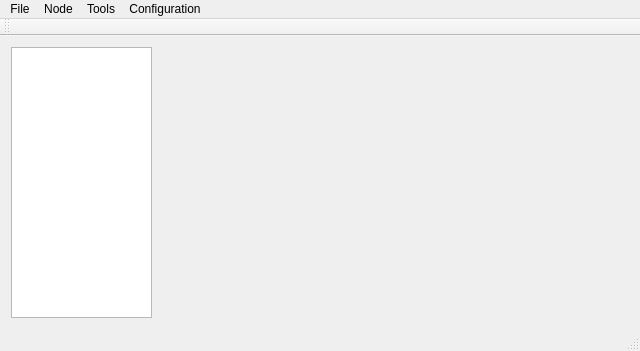
<?xml version="1.0" encoding="UTF-8"?>
<ui version="4.0">
 <class>MainWindow</class>
 <widget class="QMainWindow" name="MainWindow">
  <property name="geometry">
   <rect>
    <x>0</x>
    <y>0</y>
    <width>640</width>
    <height>351</height>
   </rect>
  </property>
  <property name="windowTitle">
   <string>MainWindow</string>
  </property>
  <widget class="QWidget" name="centralWidget">
   <layout class="QHBoxLayout" name="horizontalLayout">
    <item>
     <widget class="QListWidget" name="listWidget">
      <property name="maximumSize">
       <size>
        <width>141</width>
        <height>16777215</height>
       </size>
      </property>
     </widget>
    </item>
    <item>
     <widget class="QFrame" name="frame">
      <property name="sizePolicy">
       <sizepolicy hsizetype="Expanding" vsizetype="Expanding">
        <horstretch>0</horstretch>
        <verstretch>0</verstretch>
       </sizepolicy>
      </property>
      <property name="minimumSize">
       <size>
        <width>465</width>
        <height>271</height>
       </size>
      </property>
      <property name="baseSize">
       <size>
        <width>461</width>
        <height>271</height>
       </size>
      </property>
     </widget>
    </item>
   </layout>
  </widget>
  <widget class="QMenuBar" name="menuBar">
   <property name="geometry">
    <rect>
     <x>0</x>
     <y>0</y>
     <width>640</width>
     <height>22</height>
    </rect>
   </property>
   <widget class="QMenu" name="menuFile">
    <property name="title">
     <string>File</string>
    </property>
    <addaction name="actionOpen"/>
    <addaction name="actionSave_As"/>
    <addaction name="separator"/>
    <addaction name="actionQuit"/>
   </widget>
   <widget class="QMenu" name="menuNode">
    <property name="title">
     <string>Node</string>
    </property>
    <addaction name="actionClear_selection"/>
    <addaction name="actionSelect_descendants"/>
    <addaction name="actionSelect_Ancestors"/>
    <addaction name="actionExpand"/>
    <addaction name="actionCollapse"/>
    <addaction name="actionColor_nodes"/>
    <addaction name="actionNode_details"/>
   </widget>
   <widget class="QMenu" name="menuTools">
    <property name="title">
     <string>Tools</string>
    </property>
    <addaction name="actionProcess_tree"/>
    <addaction name="actionConcense_trees"/>
   </widget>
   <widget class="QMenu" name="menuConfiguration">
    <property name="title">
     <string>Configuration</string>
    </property>
    <addaction name="actionParameters"/>
    <addaction name="actionOptions"/>
   </widget>
   <addaction name="menuFile"/>
   <addaction name="menuNode"/>
   <addaction name="menuTools"/>
   <addaction name="menuConfiguration"/>
  </widget>
  <widget class="QToolBar" name="mainToolBar">
   <attribute name="toolBarArea">
    <enum>TopToolBarArea</enum>
   </attribute>
   <attribute name="toolBarBreak">
    <bool>false</bool>
   </attribute>
  </widget>
  <widget class="QStatusBar" name="statusBar"/>
  <action name="actionOpen">
   <property name="text">
    <string>Open...</string>
   </property>
   <property name="toolTip">
    <string>Open a new file</string>
   </property>
   <property name="shortcut">
    <string>Ctrl+O</string>
   </property>
  </action>
  <action name="actionSave_As">
   <property name="text">
    <string>Save As...</string>
   </property>
   <property name="shortcut">
    <string>Ctrl+S</string>
   </property>
  </action>
  <action name="actionQuit">
   <property name="text">
    <string>Quit</string>
   </property>
   <property name="toolTip">
    <string>Quit the application</string>
   </property>
   <property name="shortcut">
    <string>Ctrl+Q</string>
   </property>
  </action>
  <action name="actionProcess_tree">
   <property name="text">
    <string>Process trees...</string>
   </property>
  </action>
  <action name="actionConcense_trees">
   <property name="text">
    <string>Concense trees...</string>
   </property>
  </action>
  <action name="actionParameters">
   <property name="text">
    <string>Parameters...</string>
   </property>
  </action>
  <action name="actionOptions">
   <property name="text">
    <string>Options...</string>
   </property>
   <property name="shortcut">
    <string>Ctrl+Shift+O</string>
   </property>
  </action>
  <action name="actionClear_selection">
   <property name="text">
    <string>Clear selection</string>
   </property>
  </action>
  <action name="actionSelect_descendants">
   <property name="text">
    <string>Select descendants</string>
   </property>
  </action>
  <action name="actionSelect_Ancestors">
   <property name="text">
    <string>Select Ancestors</string>
   </property>
  </action>
  <action name="actionExpand">
   <property name="text">
    <string>Expand</string>
   </property>
  </action>
  <action name="actionCollapse">
   <property name="text">
    <string>Collapse</string>
   </property>
  </action>
  <action name="actionColor_nodes">
   <property name="text">
    <string>Color nodes...</string>
   </property>
  </action>
  <action name="actionNode_details">
   <property name="text">
    <string>Node details...</string>
   </property>
  </action>
 </widget>
 <layoutdefault spacing="6" margin="11"/>
 <resources/>
 <connections/>
</ui>
